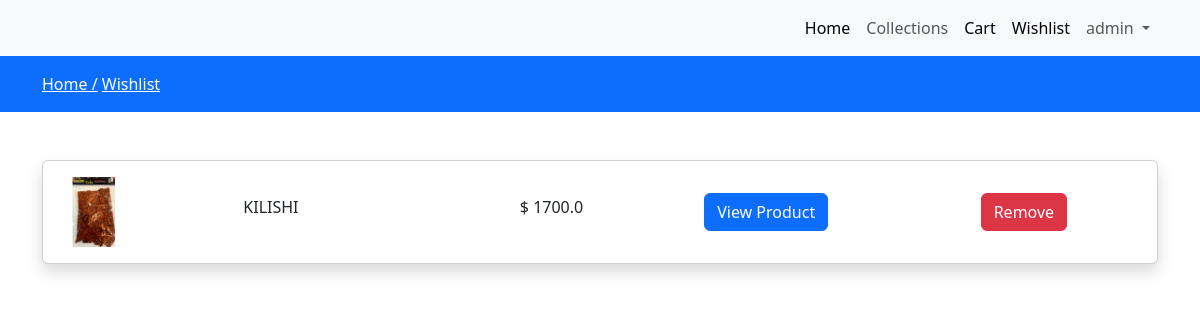
The page /wishlist (signed in) on the database its author committed.
### market/models.py (models this page shows, shortened)
class Wishlist(models.Model):
    user = models.ForeignKey(User, on_delete=models.CASCADE)
    product = models.ForeignKey(Product, on_delete=models.CASCADE)
    created_at = models.DateTimeField(auto_now_add=True)

class Product(models.Model):
    category = models.ForeignKey(Category, on_delete=models.CASCADE)
    slug = models.CharField(max_length=100, null=False, blank=False)
    name = models.CharField(max_length=100, null=False, blank=False)
    product_image = models.ImageField(upload_to="product_image", null=True, blank=True)
    small_description = models.CharField(max_length=250, null=False, blank=False)
    quantity = models.IntegerField(null=False, blank=False)
    description = models.TextField(max_length=500, null=False, blank=False)
    original_price = models.FloatField(null=False, blank=False)
    selling_price = models.FloatField(null=False, blank=False)
    status = models.BooleanField(default=False, help_text="0=default, 1=Hidden")
    trending = models.BooleanField(default=False, help_text="0=default, 1=Hidden")
    tag = models.CharField(max_length=150, null=False, blank=False)
    meta_title = models.CharField(max_length=150, null=False, blank=False)
    meta_keywords = models.CharField(max_length=150, null=False, blank=False)
    meta_description = models.TextField(max_length=500, null=False, blank=False)
    created_at = models.DateTimeField(auto_created=True)

### market/controller/wishlist.py (the view)
# urls.py: path('wishlist', wishlist.index, name='wishlist'),
@login_required(login_url='loginpage')
def index(request):
    wishlist =Wishlist.objects.filter(user=request.user)
    context = {'wishlist': wishlist}
    return render(request, 'market/wishlist.html', context)

### Templates/market/wishlist.html (shortened to what this page needs)
{% extends 'market/layout/main.html' %}
{% block content %}
    <div class="py-3 bg-primary">
        <div class="container">
            <a class="text-white" href="{% url 'home' %}">Home /</a>
            <a class="text-white" href="{% url 'wishlist' %}">Wishlist</a>
        </div>
    </div>
    <div class="py-5">
        <div class="container">
            <div class="row">
                <div class="col-md-12">
                    <div class="card shadow">
                        <div class="card-body wishdata">
                           {% if wishlist %}
                                {% for item in wishlist %}
                                    <div class="row product_data">
                                        <div class="col-md-2 my-auto">
                                            <img src="{{ item.product.product_image.url }}" height="70px" width="70px" alt="Image here">
                                        </div>
                                        <div class="col-md-3 my-auto">
                                            <h6> {{ item.product.name }}</h6>
                                        </div>
                                        <div class="col-md-2 my-auto">
                                            <h6> $ {{ item.product.selling_price }}</h6>
                                        </div>
                                        <div class="col-md-3 my-auto">
                                            <a href="{% url 'productview' item.product.category.slug item.product.slug %}" class="btn btn-primary">
                                                View Product
                                            </a>
                                        </div>
                                        <div class="col-md-2 my-auto">
                                            <button class="btn btn-danger delete-wishlist-item">Remove</button>
                                        </div>
                                    </div>
                                {% endfor %}
                           {% else %}
                                <h4> Your wishlist is empty</h4>
                           {% endif %}
                        </div>
                    </div>
                </div>
            </div>
        </div>
    </div>
{% endblock content %}

### Templates/market/inc/navbar.html (shortened to what this page needs)
{% load static %}
<nav class="navbar navbar-expand-lg bg-body-tertiary">
  <div class="container">
    <div class="collapse navbar-collapse" id="navbarNav">
      <ul class="navbar-nav ms-auto">
        <li class="nav-item">
          <a class="nav-link active" aria-current="page" href="{% url 'home' %}">Home</a>
        </li>
        <li class="nav-item">
          <a class="nav-link" href="{% url 'collections' %}">Collections</a>
        </li>
        <li class="nav-item">
          <a class="nav-link active" aria-current="page" href="{% url 'cart' %}">Cart</a>
        </li>
        <li class="nav-item">
          <a class="nav-link active" aria-current="page" href="{% url 'wishlist' %}">Wishlist</a>
        </li>
        {% if request.user.is_authenticated %}
          <li class="nav-item dropdown">
            <a class="nav-link dropdown-toggle" href="#" id="navbarDropdown" role="button" data-bs-toggle="dropdown" aria="dropdown">
            {{ request.user }}
            </a>
        {% endif %}
      </ul>
    </div>
  </div>
</nav>

### Templates/market/layout/main.html (style rules this page uses)
a { taxt-decoration: none; }

### rows shown on the page
Wishlist: product.product_image (picture), product.name "KILISHI", product.selling_price "1700.0"

### other values the page prints
{{ request.user }} "admin"
